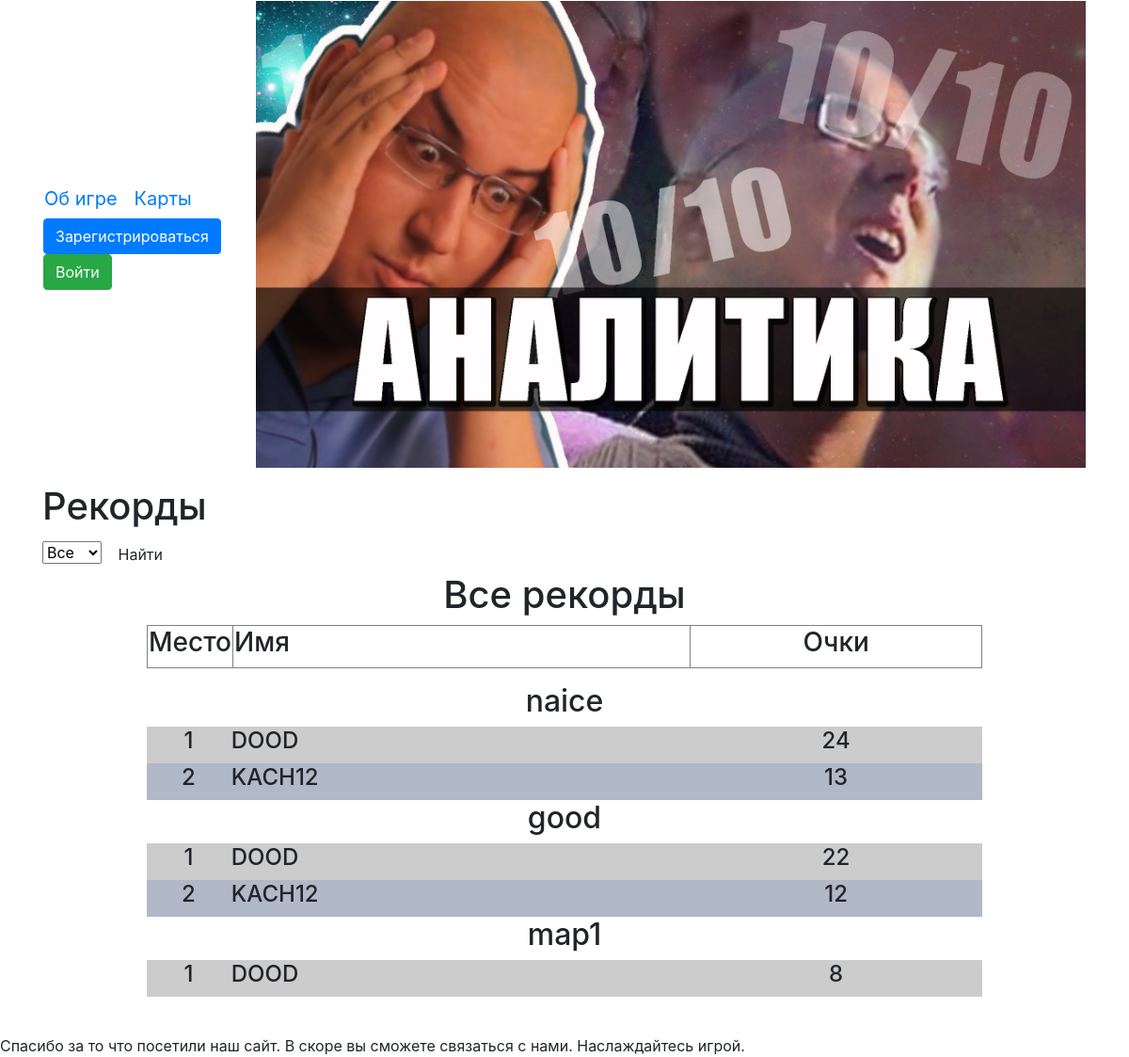
Page /records on the committed database.
### data/records.py (models this page shows)
class Records(SqlAlchemyBase, SerializerMixin):
    __tablename__ = 'records'
    id = sqlalchemy.Column(sqlalchemy.Integer,
                           primary_key=True, autoincrement=True)
    map_name = sqlalchemy.Column(sqlalchemy.String, nullable=True)
    points = sqlalchemy.Column(sqlalchemy.Integer, nullable=True)
    user_id = sqlalchemy.Column(sqlalchemy.Integer,
                                sqlalchemy.ForeignKey("users.id"))
    user = orm.relation('User', back_populates='records')

### data/users.py (models this page shows, shortened)
class User(SqlAlchemyBase, UserMixin, SerializerMixin):
    __tablename__ = 'users'
    id = sqlalchemy.Column(sqlalchemy.Integer,
                           primary_key=True, autoincrement=True)
    name = sqlalchemy.Column(sqlalchemy.String(15), unique=True)
    email = sqlalchemy.Column(sqlalchemy.String, unique=True)
    hashed_password = sqlalchemy.Column(sqlalchemy.String)
    create_date = sqlalchemy.Column(sqlalchemy.DateTime, default=datetime.datetime.now)
    records = orm.relation("Records", back_populates='user')
    news = orm.relation("News", back_populates='user')

### main.py (the view)
@app.route('/records')
@app.route('/records/<name>', methods=['GET', 'POST'])
def records(name=None):
    session = db_session.create_session()
    maps = session.query(Maps)
    if name:
        count = "Все рекорды на карте " + name
        records = [sorted(session.query(Records).filter(Records.map_name == name),
                          key=lambda x: x.points)[::-1]]
    else:
        count = 'Все рекорды'
        records = []
        for i in session.query(Maps):
            lst = session.query(Records).filter(Records.map_name == i.name_map)
            if lst:
                records.append(sorted(lst, key=lambda x: x.points, reverse=True)[:10])
            else:
                break
    return render_template('records.html', title='Рекорды', maps=maps,
                           records=records, count=count)

### data/db_session.py (called while the page is built)
def create_session() -> Session:
    global __factory
    return __factory()

### templates/records.html (shortened to what this page needs)
{% extends "base.html" %}
{% block content %}
<h1>Рекорды</h1>
<form method="POST" action="{{ url_for('get_one_records') }}">
    <select name="records" size="1">
        <option value="">Все</option>
    </select>
    <button type="submit" class="btn btn-default">Найти</button>
    <div>
        <center>
            <h1>{{count}}</h1>
        </center>
        <table width=80% border="1" align="center">
            <tr>
                <td width="10%">
                    <center><h3>Место</h3></center>
                </td>
                <td width="55%"><h3>Имя</h3></td>
                <td width="35%">
                    <center><h3>Очки</h3></center>
                </td>
            </tr>
        </table>
        <p>{% for record in records %}
        <center><h2>{{record[0].map_name}}</h2></center>
        <table width=80% border="0" align="center">
            {% for item in record %}
            {%if loop.index % 2 == 0%}
            <tr>
                <td width="10%" bgcolor="#b1b8c7">
                    <center><h4>{{loop.index}}</h4></center>
                </td>
                <td width="55%" bgcolor="#b1b8c7"><h4>{{item.user.name}}</h4></td>
                <td width="35%" bgcolor="#b1b8c7">
                    <center><h4>{{item.points}}</h4></center>
                </td>
            </tr>
            {% else %}
            <tr>
                <td width="10%" bgcolor="#cccccc">
                    <center><h4>{{loop.index}}</h4></center>
                </td>
                <td width="55%" bgcolor="#cccccc"><h4>{{item.user.name}}</h4></td>
                <td width="35%" bgcolor="#cccccc">
                    <center><h4>{{item.points}}</h4></center>
                </td>
            </tr>
            {% endif %}
            {% endfor %}
        </table>
        {% endfor %}
        </p>
    </div>
</form>
{% endblock %}

### rows in the picture
Records: map_name "naice", user.name "DOOD", points "24"
Records: user.name "KACH12", points "13"
Records: map_name "good", user.name "DOOD", points "22"
Records: user.name "KACH12", points "12"
Records: map_name "map1", user.name "DOOD", points "8"

### other values in the picture
{{ count }} "Все рекорды"
